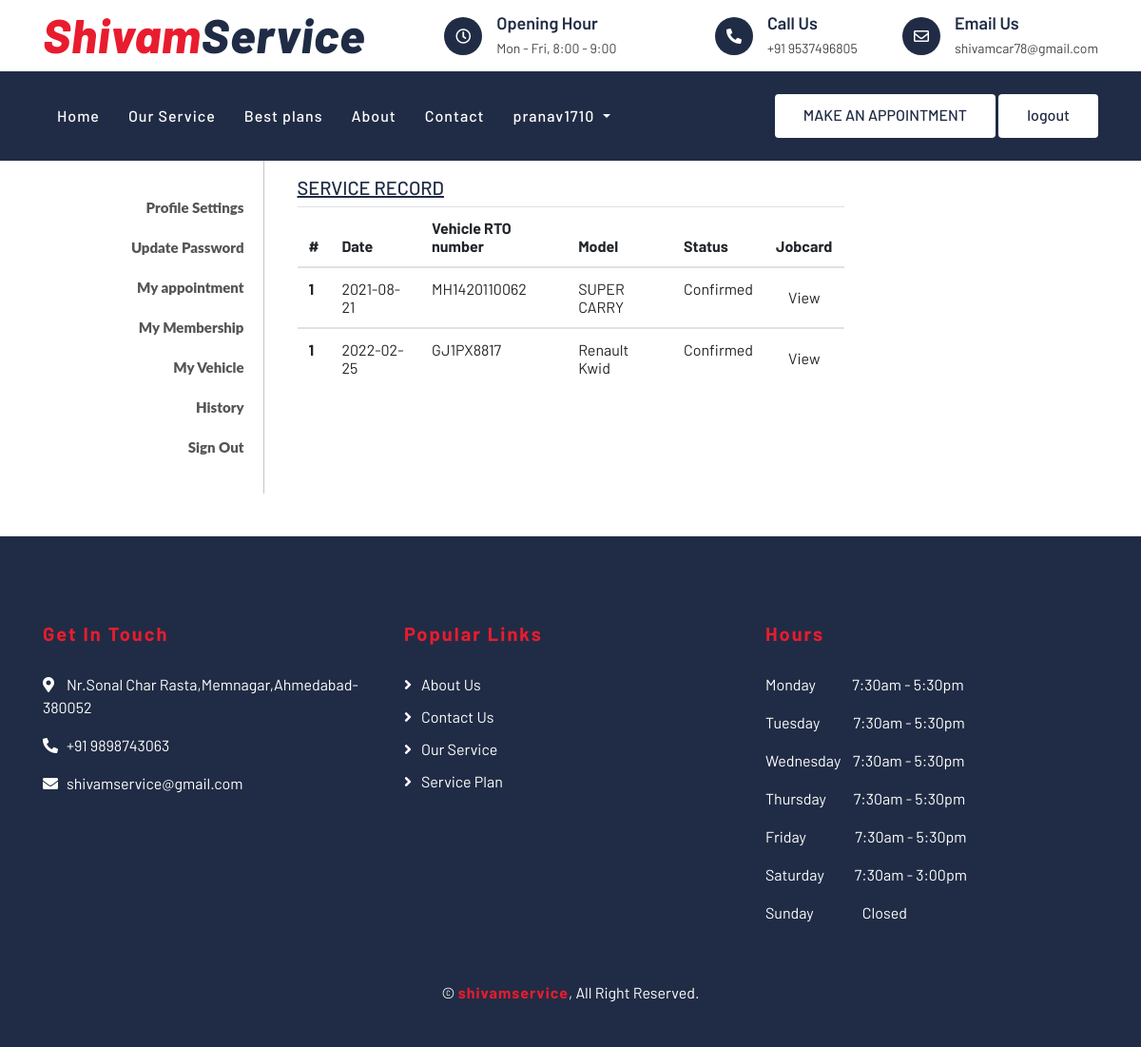
The app's page /view-jobcard.php (signed in) with its own data.
### tables this page shows
CREATE TABLE `user` (
  `user_id` int(5) NOT NULL,
  `user_name` varchar(30) NOT NULL,
  `user_pass` varchar(40) NOT NULL,
  `user_email` varchar(50) NOT NULL,
  `user_add` varchar(255) NOT NULL,
  `user_phone` bigint(10) DEFAULT NULL,
  `user_sec_ques` varchar(50) NOT NULL,
  `user_sec_ans` varchar(20) NOT NULL,
  `companycompany_id` int(5) NOT NULL,
  `otp` int(5) DEFAULT NULL
);

CREATE TABLE `appointment` (
  `appointment_id` int(5) NOT NULL,
  `app_date` date NOT NULL,
  `app_time` time NOT NULL,
  `Vehicle_rto_number` varchar(12) NOT NULL,
  `staffstaff_id` int(3) NOT NULL,
  `customercustomer_id` int(5) NOT NULL,
  `statusstatus_id` int(1) NOT NULL
);

CREATE TABLE `model` (
  `car_model_id` int(2) NOT NULL,
  `model_name` varchar(100) NOT NULL,
  `Makermaker_id` int(2) NOT NULL
);

### view-jobcard.php (the view, shortened to what this page needs)
<?php require "top.php" ?>
<head>
</head>
<section class="user_profile inner_pages">
    <div class="row">
        <div class="col-md-3 col-sm-3">
            <?php include('../shivam/include/sidebar.php'); ?>
            <div class="col-md-6 col-sm-8">
                <div class="profile_wrap">
                    <h5 class="uppercase underline">Service record</h5>
                    <div class="my_vehicles_list">
                        <?php
                        $email = $_SESSION['user_login'];
                        $fetch_cid = "SELECT customer.customer_id FROM customer JOIN user  on user.user_id = customer.Useruser_id WHERE user.user_email = '$email'";
                        if (mysqli_num_rows($res = mysqli_query($con, $fetch_cid)) > 0) {
                            $fetch_id = mysqli_fetch_assoc($res);
                            $customer_id = $fetch_id['customer_id'];
                        }
                        ?>
                        <table class="table table-hover table-fixed">
                            <?php
                            $sql = "SELECT * ,vehicle.rto_number , model.model_name ,appointment.statusstatus_id  FROM appointment  JOIN vehicle ON appointment.Vehicle_rto_number = vehicle.rto_number JOIN model ON model.car_model_id = vehicle.modelcar_model_id  WHERE appointment.customercustomer_id = $customer_id";
                            $appointment_res = mysqli_query($con, $sql);
                            if (mysqli_num_rows($appointment_res) > 0) {
                            ?>
                                <thead>
                                    <tr>
                                        <th>#</th>
                                        <th>Date</th>
                                        <th>Vehicle RTO number</th>
                                        <th>Model</th>
                                        <th>Status</th>
                                        <th>Jobcard</th>
                                    </tr>
                                </thead>
                                <?php
                                while ($row = mysqli_fetch_assoc($appointment_res)) {
                                ?>
                                    <tbody>
                                        <tr>
                                            <th scope="row">1</th>
                                            <td><?php echo $row['app_date']; ?></td>
                                            <td><?php echo $row['Vehicle_rto_number']; ?></td>
                                            <td><?php echo $row['model_name']; ?></td>
                                            <td>
                                                <?php
                                                if ($row['statusstatus_id']  == 1) {
                                                    echo "Not Confirm yet";
                                                } else if ($row['statusstatus_id']  == 2) {
                                                    echo "Confirmed";
                                                } else if ($row['statusstatus_id']  == 3) {
                                                    echo "Cancelled";
                                                }
                                                ?>
                                            </td>
                                            <td>
                                                <?php
                                                $sql1 = "SELECT * FROM job_card JOIN appointment  on appointment.appointment_id = job_card.appointmentappointment_id WHERE job_card.appointmentappointment_id = {$row['appointment_id']} and appointment.statusstatus_id = 2";
                                                if (mysqli_num_rows($res = mysqli_query($con, $sql1)) > 0) {
                                                    $fetch_jid = mysqli_fetch_assoc($res);
                                                    $jid = $fetch_jid['jobcard_id'];
                                                ?>
                                                    <div class="vehicle_status"> <a href="my-jobcard.php?jid=<?php echo $jid ?>" class="btn outline btn-xs">View</a>
                                                    <?php
                                                } else {
                                                    echo "Not created";
                                                }
                                                    ?>
                                            </td>
                                        </tr>
                                    </tbody>
                                <?php  } ?>
                        </table>
                    <?php
                            }
                            else
                            {
                                ?>
                        <div style="font-size: xx-large; color: red; ">No appointment found</div>
                            <?php
                        } ?>
                    </div>
                </div>
            </div>
        </div>
</section>
<?php require "foter.php" ?>

### top.php (shortened to what this page needs)
<?php
  require "../shivam/lockscreen/connection.php";
  ?>
<head>
    <link href="https://stackpath.bootstrapcdn.com/bootstrap/4.4.1/css/bootstrap.min.css" rel="stylesheet">
    <link href="https://cdnjs.cloudflare.com/ajax/libs/font-awesome/5.10.0/css/all.min.css" rel="stylesheet">
    <link href="lib/flaticon/font/flaticon.css" rel="stylesheet">
    <link href="lib/animate/animate.min.css" rel="stylesheet">
    <link href="lib/owlcarousel/assets/owl.carousel.min.css" rel="stylesheet">
    <link href="css/style.css" rel="stylesheet">
</head>
<div class="top-bar">
    <div class="container">
        <div class="row align-items-center">
            <div class="col-lg-4 col-md-12">
                <div class="logo">
                    <a href="index.php">
                        <h1>Shivam<span>Service</span></h1>
                    </a>
                </div>
            </div>
            <div class="col-lg-8 col-md-7 d-none d-lg-block">
                <div class="row">
                    <div class="col-4">
                        <div class="top-bar-item">
                            <div class="top-bar-icon">
                                <i class="far fa-clock"></i>
                            </div>
                            <div class="top-bar-text">
                                <h3>Opening Hour</h3>
                                <p>Mon - Fri, 8:00 - 9:00</p>
                            </div>
                        </div>
                    </div>
                    <div class="col-4">
                        <div class="top-bar-item">
                            <div class="top-bar-icon">
                                <i class="fa fa-phone-alt"></i>
                            </div>
                            <div class="top-bar-text">
                                <h3>Call Us</h3>
                                <p>+91 9537496805 </p>
                            </div>
                        </div>
                    </div>
                    <div class="col-4">
                        <div class="top-bar-item">
                            <div class="top-bar-icon">
                                <i class="far fa-envelope"></i>
                            </div>
                            <div class="top-bar-text">
                                <h3>Email Us</h3>
                                <p>shivamcar78@gmail.com</p>
                            </div>
                        </div>
                    </div>
                </div>
            </div>
        </div>
    </div>
</div>
<div class="nav-bar">
    <div class="container">
        <nav class="navbar navbar-expand-lg bg-dark navbar-dark">
            <div class="collapse navbar-collapse justify-content-between" id="navbarCollapse">
                <div class="navbar-nav mr-auto">
                    <a href="index.php" class="nav-item nav-link ">Home</a>
                    <a href="service.php" class="nav-item nav-link ">Our Service</a>
                    <a href="bestplan.php" class="nav-item nav-link">Best plans</a>
                    <a href="about.php" class="nav-item nav-link">About</a>
                    <a href="contact.php" class="nav-item nav-link">Contact</a>
                    <?php
                      if (isset($_SESSION["user_login"])) {
                      ?><div class="dropdown show">
                            <a class="nav-link dropdown-toggle" href="#" role="button" id="dropdownMenuLink" data-toggle="dropdown" aria-haspopup="true" aria-expanded="false">
                                <?php
                                  $email = $_SESSION['user_login'];
                                  $get_username = "SELECT * FROM user WHERE user_email = '$email'";
                                  $res = mysqli_query($con, $get_username);
                                  $username = mysqli_fetch_array($res);
                                  echo $username['user_name'];
                                  ?>
                            </a>
                        </div>
                    <?php
                      }
                      ?>
                </div>
                <div class="ml-auto">
                    <?php
                      if (isset($_SESSION["user_login"])) {
                      ?>
                        <a class="btn btn-custom" href="../shivam/bookapp.php">MAKE AN APPOINTMENT</a>
                        <a class="btn btn-custom" href="../shivam/lockscreen/log-out-user.php">logout</a>
                    <?php
                      } else {
                      ?>
                        <a class="btn btn-custom" href="../shivam/lockscreen/login-user.php">MAKE AN APPOINTMENT</a>
                        <a class="btn btn-custom" href="lockscreen/login-user.php">Login</a>
                    <?php
                      }
                      ?>
                </div>
            </div>
        </nav>
    </div>
</div>

### css/style.css (style rules this page uses)
body { color: #444444; font-weight: 400; background: #ffffff; font-family: 'Barlow', sans-serif; overflow-x: hidden; }
h1, h2, h3, h4, h5, h6 { color: #202C45; }
a { color: #202C45; transition: .3s; }
.btn.btn-custom { padding: 10px 30px 12px 30px; text-align: center; font-size: 16px; font-weight: 500; color: #ffffff; background: #E81C2E; border: none; box-shadow: inset 0 0 0 0 #202C45; transition: ease-out 0.5s; -webkit-transition: ease-out 0.5s; -moz-transition: ease-out 0.5s; }
.top-bar { position: relative; height: 75px; display: flex; align-items: center; background: #ffffff; }
.top-bar .logo { text-align: left; overflow: hidden; }
.top-bar .logo h1 { margin: -4px 0 0 0; color: #E81C2E; font-size: 50px; line-height: 50px; font-weight: 800; letter-spacing: 1px; font-style: italic; }
.top-bar .logo h1 span { color: #202C45; }
.top-bar .top-bar-item { display: flex; align-items: center; justify-content: flex-end; }
.top-bar .top-bar-icon { width: 40px; height: 40px; display: flex; align-items: center; justify-content: center; background: #202C45; border-radius: 40px; }
.top-bar .top-bar-icon i { margin: 0; color: #ffffff; font-size: 16px; }
.top-bar .top-bar-text { padding-left: 15px; }
.top-bar .top-bar-text h3 { margin: 0 0 5px 0; font-size: 18px; font-weight: 600; }
.top-bar .top-bar-text p { margin: 0; font-size: 14px; font-weight: 400; }
.nav-bar { position: relative; background: #202C45; }
.nav-bar .navbar { padding: 20px 0; background: #202C45 !important; transition: .3s; }
.navbar-dark .navbar-nav .nav-link, .navbar-dark .navbar-nav .nav-link:focus, .navbar-dark .navbar-nav .nav-link:hover, .navbar-dark .navbar-nav .nav-link.active { color: #ffffff; padding: 15px; font-weight: 500; letter-spacing: 1px; }
.nav-bar .btn.btn-custom { color: #202C45; background: #ffffff; box-shadow: inset 0 0 0 0 #E81C2E; }

### view-jobcard.php (style rules this page uses)
.profile_wrap { padding: 16px 5px; }
.row { margin-right: -15px; margin-left: -15px; }
.uppercase { text-transform: uppercase; }
h5 { color: #111111; font-weight: 900; margin: 0 auto 15px; font-size: 20px; line-height: 32px; }
.underline { text-decoration: underline; }

### records on screen
user: user_name "pranav1710"
appointment: app_date "2021-08-21", Vehicle_rto_number "MH1420110062", model.model_name "SUPER CARRY", shows "Confirmed"
appointment: app_date "2022-02-25", Vehicle_rto_number "GJ1PX8817", model.model_name "Renault Kwid", shows "Confirmed"
